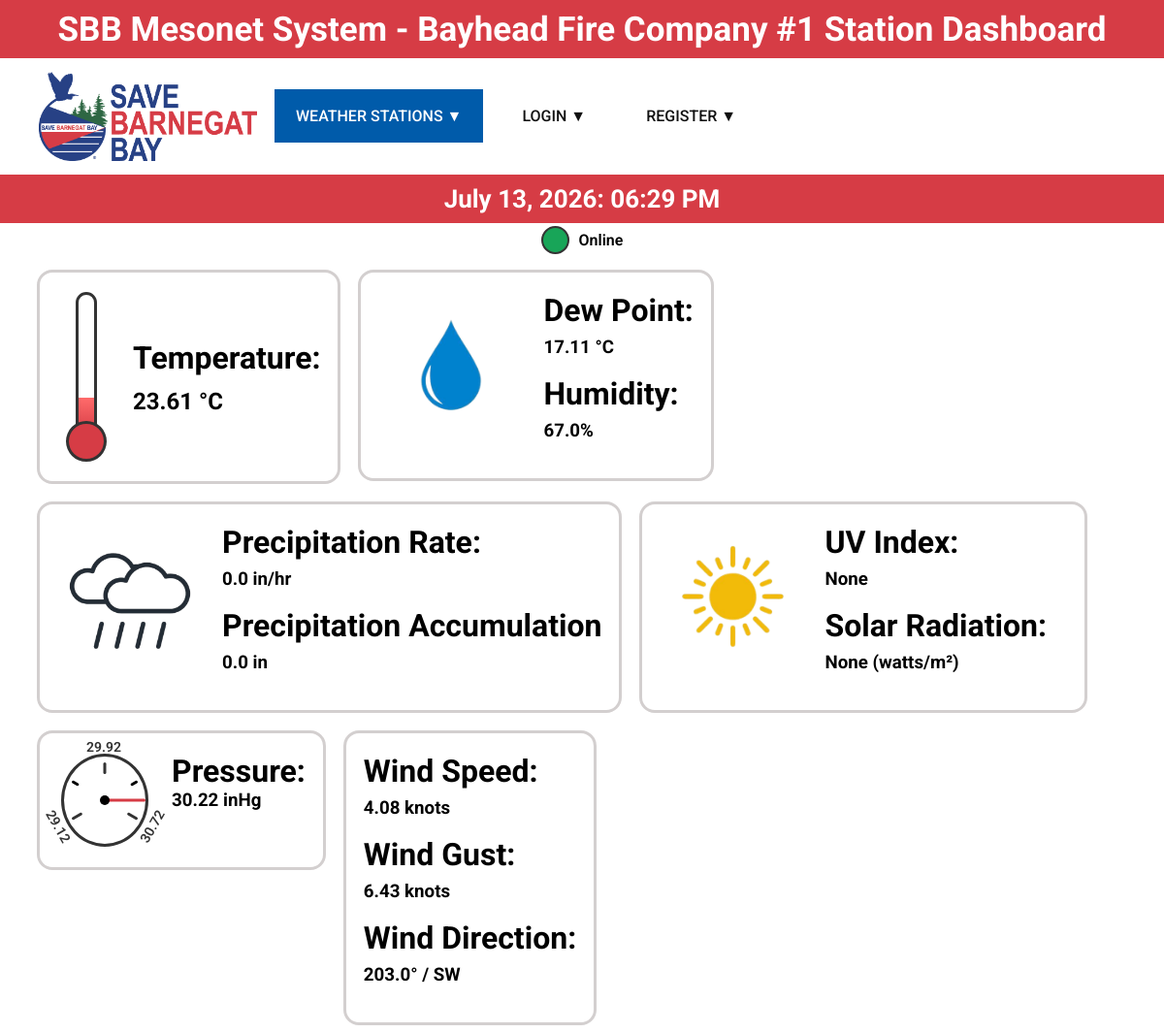
/stations/public/KNJBAYHE18, run on an earlier commit of the app's database.
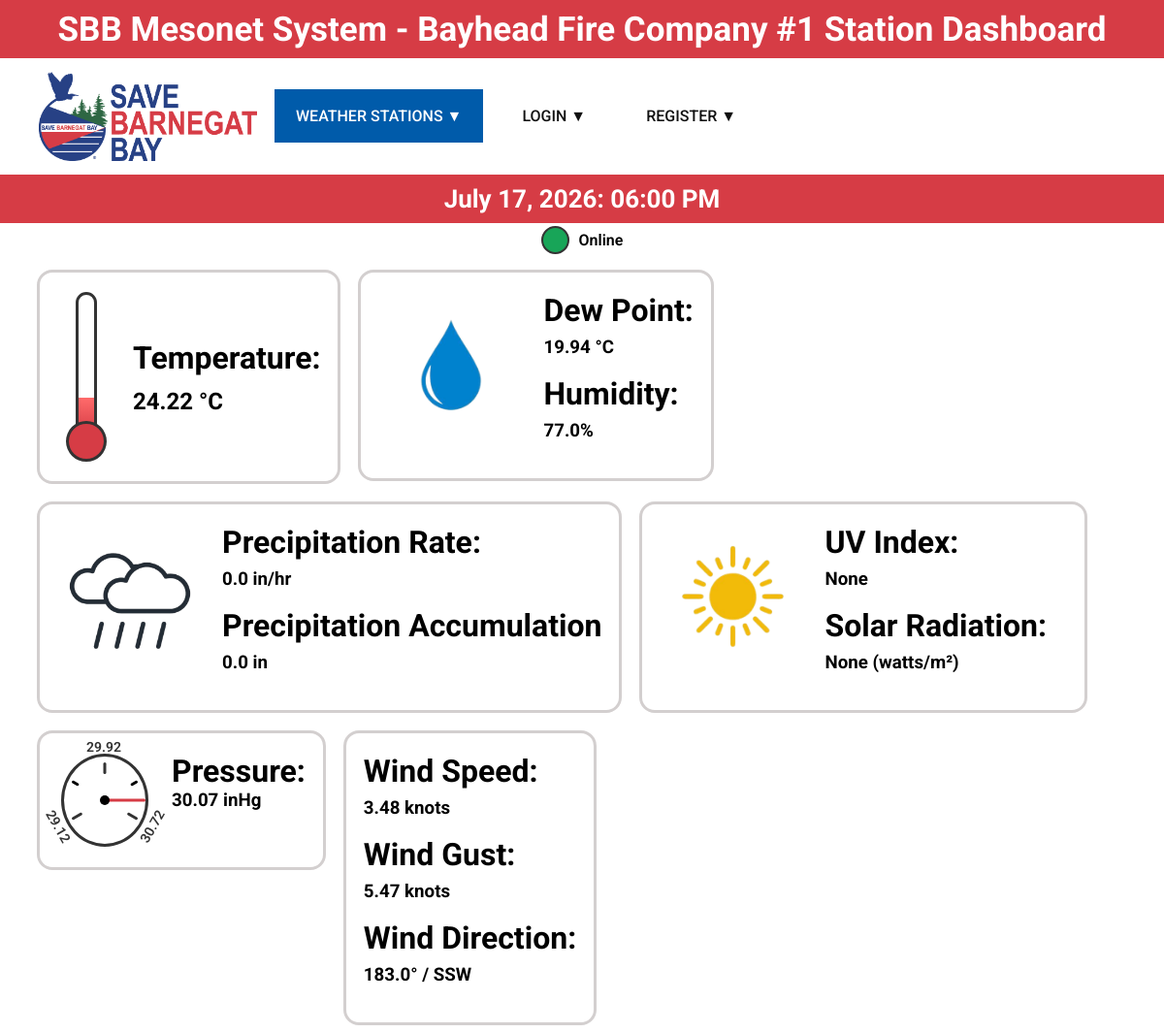
And on a later commit of the database.
### model.py (models this page shows)
class WeatherBase(SQLModel):
    station_id: str = Field(index=True, unique=True, foreign_key="station.station_id")
    observed_at: datetime = Field(index=True, default_factory=utc_now)
    temp: float | None = None
    dewpoint: float | None = None
    humidity: float | None = None
    wind_speed: float | None = None
    wind_gust: float | None = None
    wind_dir: float | None = None
    pressure: float | None = None
    precip_rate: float | None = None
    precip_accum: float | None = None
    uv: float | None = None
    solar: float | None = None

class Weather(WeatherBase, table=True):
    id: int | None = Field(default=None, primary_key=True)

### main.py (the view)
@app.get("/stations/public/{station_id}", response_class=HTMLResponse)
def public_station(request: Request, session: db.SessionDep, station_id: str):
    status = session.exec(select(m.Status).where(m.Status.station_id == station_id)).first()
    weather = session.exec(select(m.Weather).where(m.Weather.station_id == station_id)).first()
    station = session.exec(select(m.Station).where(m.Station.station_id == station_id)).first()
    if not status:
        raise HTTPException(status_code=404, detail="Station Not Found")
    time = m.to_eastern(weather.observed_at)
    date = datetime.strftime(time, "%B %d, %Y")
    time = datetime.strftime(time, "%I:%M %p")
    print(status.last_status)
    wind_label = degree_to_label(weather.wind_dir)
    temp_pct = 0
    if weather and weather.temp is not None:
        temp_pct = ((weather.temp - cfg.temp_min) / (cfg.temp_max - cfg.temp_min)) * 100
        temp_pct = max(0, min(100, temp_pct))
    pressure_angle = 180
    if weather and weather.temp is not None:
        pressure_min = 29.12
        pressure_angle = ((weather.pressure - pressure_min) / (cfg.pressure_max - pressure_min)) * (cfg.angle_max - cfg.angle_min)
        pressure_angle = max(cfg.angle_min, min(cfg.angle_max, pressure_angle))
    return templates.TemplateResponse(request, "public_dash.html", context={"request": request, "title": f"{station.station_name} Station Dashboard", "active_page": "stations", "station": station, "weather": weather, "status": status, "date": date, "time": time, "wind_label": wind_label, "temp_pct": temp_pct, "pressure_angle": pressure_angle})

### templates/public_dash.html
{% extends "layout.html" %}
{% block content %}
    {% if not station.is_public %}
        <h1 style="padding-top: 270px">Station not Available</h1>
    {% else %}
    <div class="p_time_bar">
        <h1>{{ date }}: {{ time }}</h1>
    </div>
    {% if status.last_status == "CONNECTED" %}
        <div class="status_bar">
            <span class="online_dot"></span>
            <span class="p_status_text">Online</span>
        </div>
    {% else %}
        <div class="status_bar">
            <span class="offline_dot"></span>
            <span class="p_status_text">Offline</span>
        </div>
    {% endif %}
    <div class="p_station_content" style="padding-top: 270px; padding-left: 30px;">
        <div class="p_station_card p_temp_card">
            <div class=thermo_widget>
                <div class="thermo_tube">
                    <div class="thermo_fill" style="height: {{ temp_pct }}%;"></div>
                </div>
                <div class="thermo_bulb"></div>
            </div>
            <div class="temp_text">
                <h1>Temperature:</h1>
                <h2>{{ weather.temp }} °C</h2>
            </div>
        </div>
        <div class="p_station_card">
            <img src="{{ url_for('static', path='/icons/water_drop.png')}}" alt="Water Drop" class="p_solar_img">
            <div class="p_dash_text">
                <h1>Dew Point:</h1>
                <h3>{{ weather.dewpoint }} °C</h3>
                <h1>Humidity:</h1>
                <h3>{{ weather.humidity }}%</h3>
            </div>
        </div>
        <div class="p_station_card">
            <img src="{{ url_for('static', path='/icons/cloud.png')}}" alt="Rainy Cloud" class="p_solar_img">
            <div class="p_dash_text">
                <h1>Precipitation Rate:</h1>
                <h3>{{ weather.precip_rate }} in/hr</h3>
                <h1>Precipitation Accumulation</h1>
                <h3>{{ weather.precip_accum }} in<Inp></Inp></h3>
            </div>
        </div>
        <div class="p_station_card p_solar_card">
            <img src="{{ url_for('static', path='/icons/sun.png')}}" alt="Solar" class="p_solar_img">
            <div class="p_dash_text">
                <h1>UV Index:</h1>
                <h3>{{ weather.uv }}</h3>
                <h1>Solar Radiation: </h1>
                <h3>{{ weather.solar }} (watts/m²)</h3>
            </div>
        </div>
        <div class="p_station_card">
            <div class="pressure_widget">
                <div class="pressure_circle">
                    <div class="tick tick1"></div>
                    <div class="tick_label tick_label1">29.12</div>
                    <div class="tick_small tick2"></div>
                    <div class="tick tick3"></div>
                    <div class="tick_label tick_label2">29.92</div>
                    <div class="tick_small tick4"></div>
                    <div class="tick tick5"></div>
                    <div class="tick_label tick_label3">30.72</div>
                    <div class="pressure_needle" style="transform: translateX(-50%) rotate({{ pressure_angle }}deg);"></div>
                    <div class="pressure_center"></div>
                </div>
            </div>
             <div class="temp_text">
                <h1>Pressure:</h1>
                <h3>{{ weather.pressure }} inHg</h3>
             </div>
        </div>
        <div class="p_station_card">
            <div class="p_dash_text">
                <h1>Wind Speed:</h1>
                <h3>{{ weather.wind_speed }} knots</h3>
                <h1>Wind Gust:</h1>
                <h3>{{ weather.wind_gust }} knots</h3>
                <h1>Wind Direction:</h1>
                <h3>{{ weather.wind_dir }}° / {{ wind_label }}</h3>
            </div>
        </div>
    </div>
    {% endif %}
{% endblock %}

### templates/layout.html (shortened to what this page needs)
<!DOCTYPE html>
<html>
    <head>
        <link rel="stylesheet" href="{{ url_for('static', path='/style.css') }}">
    </head>
    <body>
        <div id="top-red-bar" class="top_red_bar" >
            <span id="top-red-bar-text" class="top_red_bar_text">
                {% if title %}
                    SBB Mesonet System - {{ title }}
                {% else %}
                    SBB Mesonet System
                {% endif %}
            </span>
        </div>
        <div id="top-menu-bar" class="top_menu_bar">
            <nav class="menu_bar">
                <div class="nav_links">
                    <a href="/" class="logo_link">
                        <img src="/static/icons/logo.png" alt="Save Barnegat Bay" width="225" class="logo_link">
                    </a>
                    <a href="/stations" class="nav_item {% if active_page == 'stations' %}active{% endif %}">WEATHER STATIONS ▼</a>
                    {% if current_user%}
                        <a href="logout" class="nav_item">LOGOUT ▼</a>
                        {% else %}
                            <a href="/login" class="nav_item {% if active_page == 'login' %}active{% endif %}">LOGIN ▼</a>
                            <a href="/register" class="nav_item {% if active_page == 'register' %}active{% endif %}">REGISTER ▼</a>
                        {% endif %}
                </div>
            </nav>
        </div>
        <div>
            {% block content %}
            {% endblock %}
        </div>
    </body>
</html>

### static/style.css (style rules this page uses)
.top_red_bar { position: fixed; top: 0%; left: 0%; width: 100%; height: 60px; justify-content: center; align-items: center; display: flex; text-align: center; z-index: 1000; background-color: #d63c45 }
.top_red_bar_text { text-align: center; color: white; font-size: 35px; font-weight: bold }
.top_menu_bar { position: fixed; top: 60px; left: 0%; justify-content: space-between; width: 100%; height: 120px; display: flex; align-items: center; z-index: 1001; background-color: white; }
.logo_link { display: flex; align-items: center; text-decoration: none; padding-left: 20px; margin: 0; }
.nav_links { display: flex; align-items: center; gap: 18px; }
.nav_item { text-decoration: none; color: #111; font-size: 16px; font-weight: 450; padding: 18px 22px; display: inline-flex; align-items: center; justify-content: center; white-space: nowrap; }
.nav_item.active { background-color: #005baa; color: white }
.status_bar { position: fixed; display: flex; top: 230px; left: 0; width: 100%; height: 35px; justify-content: center; align-items: center; gap: 10px; text-align: center; z-index: 1003; background-color: white; color: black; font-weight: 600; }
.online_dot, .offline_dot { width: 25px; height: 25px; border-radius: 50%; border: 2px solid #333; display: inline-block; }
.online_dot { background-color: #18a558; }
.p_time_bar { position: fixed; display: flex; top: 180px; left: 0%; width: 100%; height: 50px; justify-content: center; align-items: center; text-align: center; z-index: 1002; background-color: #d63c45; color: white; }
.p_time_bar h1 { font-size: 26px; }
.p_solar_img { object-fit: cover; width: 150px; height: 150px; flex-shrink: 0; }
.p_solar_card { display: flex; align-items: flex-start; gap: 18px; min-width: 420px; }
.p_dash_text { flex: 1 }
.p_station_card h1, .p_station_card h3 { margin: 0; }
.p_station_card h1 { margin-bottom: 8px; }
.p_station_card h3 { margin-bottom: 18px; }
.p_station_content { padding-top: 200px; padding-left: 30px; display: flex; flex-wrap: wrap; gap: 18px; align-items: flex-start; }
.p_station_card { display: inline-flex; flex-direction: row; align-items: flex-start; border: 3px solid #d3cfcf; border-radius: 16px; padding: 20px 18px; gap: 20px; }
.p_temp_card { display: flex; flex-direction: row; align-items: center; gap: 18px; width: fit-content }
.thermo_widget { position: relative; width: 60px; height: 175px; display: flex; flex-direction: column; align-items: center; justify-items: flex-end; }
.thermo_tube { position: relative; width: 16px; height: 160px; border: 3px solid #333; border-radius: 20px; background: white; overflow: hidden; display: flex; align-items: flex-end }
.thermo_fill { width: 100%; background: linear-gradient(to top, #d63c45, #ff6b6b); border-radius: 0 0 14px 14px; }
.thermo_bulb { width: 36px; height: 40px; border-radius: 50%; background: #d63c45; border: 3px solid #333; z-index: 1001; margin-top: -16px; }
.temp_text h1, .temp_text h2 { margin: 0 }
.temp_text h2 { margin-top: 12px }
.pressure_widget { width: 90px; height: 90px; margin: 4px; display: flex; align-items: center; justify-items: center; }
.pressure_circle { position: relative; width: 90px; height: 90px; border-radius: 50%; background: white; border: 3px solid #333; }
.pressure_needle { position: absolute; bottom: 50%; left: 50%; width: 3px; height: 42px; background: #d63c45; border-radius: 4px; transform-origin: bottom center; transform: translateX(-50%) rotate(deg); }
.pressure_center { position: absolute; top: 50%; left: 50%; width: 10px; height: 10px; background: black; border-radius: 50%; transform: translate(-50%, -50%); }
.tick_label { position: absolute; font-size: 14px; font-weight: 600; color: #333; }
.tick { position: absolute; top: 6px; left: 50%; width: 3px; height: 12px; background: #333; border-radius: 2px; transform-origin: 50% 39px; }
.tick_small { position: absolute; top: 6px; left: 50%; width: 3px; height: 8px; background: black; border-radius: 2px; transform-origin: 50% 39px; }
.tick_label1 { left: -24px; bottom: 10px; transform: rotate(60deg); }
.tick_label2 { left: 23px; top: -18px; }
.tick_label3 { left: 73px; bottom: 10px; transform: rotate(-60deg) }
.tick1 { transform: translateX(-50%) rotate(-120deg); }
.tick2 { transform: translateX(-50%) rotate(-60deg); }
.tick3 { transform: translateX(-50%) rotate(0deg); }
.tick4 { transform: translateX(-50%) rotate(60deg); }
.tick5 { transform: translateX(-50%) rotate(120deg); }

### templates/layout.html (style rules this page uses)
body { font-family: "Roboto", sans-serif }

What changed in the data, as far as the page shows it:
changed Weather "None": observed_at (not shown) → "July 17, 2026"; temp "23.61" → "24.22"; dewpoint "17.11" → "19.94"; humidity "67.0" → "77.0"; pressure "30.22" → "30.07"; wind_speed "4.08" → "3.48"; wind_gust "6.43" → "5.47"; wind_dir "203.0" → "183.0"
Also different on the page:
{{ time }}: "06:29 PM" → "06:00 PM"
{{ temp_pct }}: 25.853846153846156 → 26.323076923076922 (drawn)
{{ wind_label }}: "SW" → "SSW"
{{ date }}: "July 13, 2026" → (not shown)
